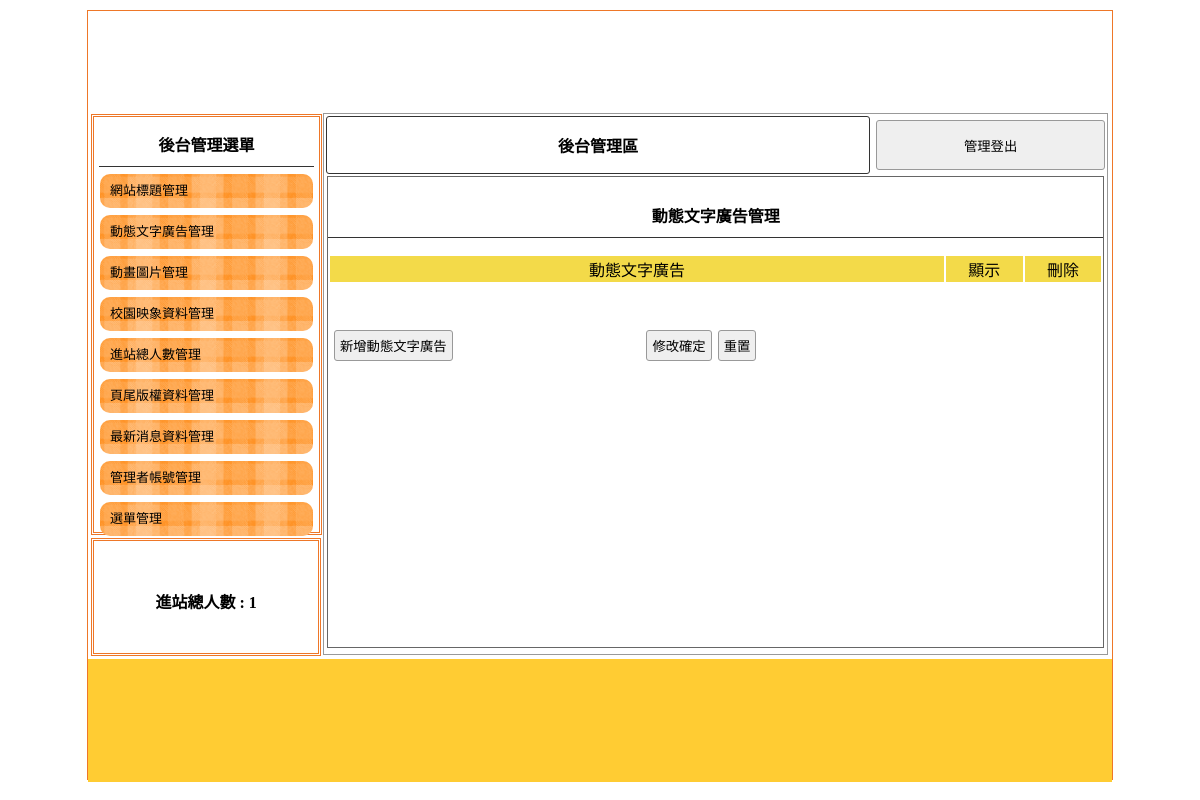
The app's page /backend.php?do=ad, older data.
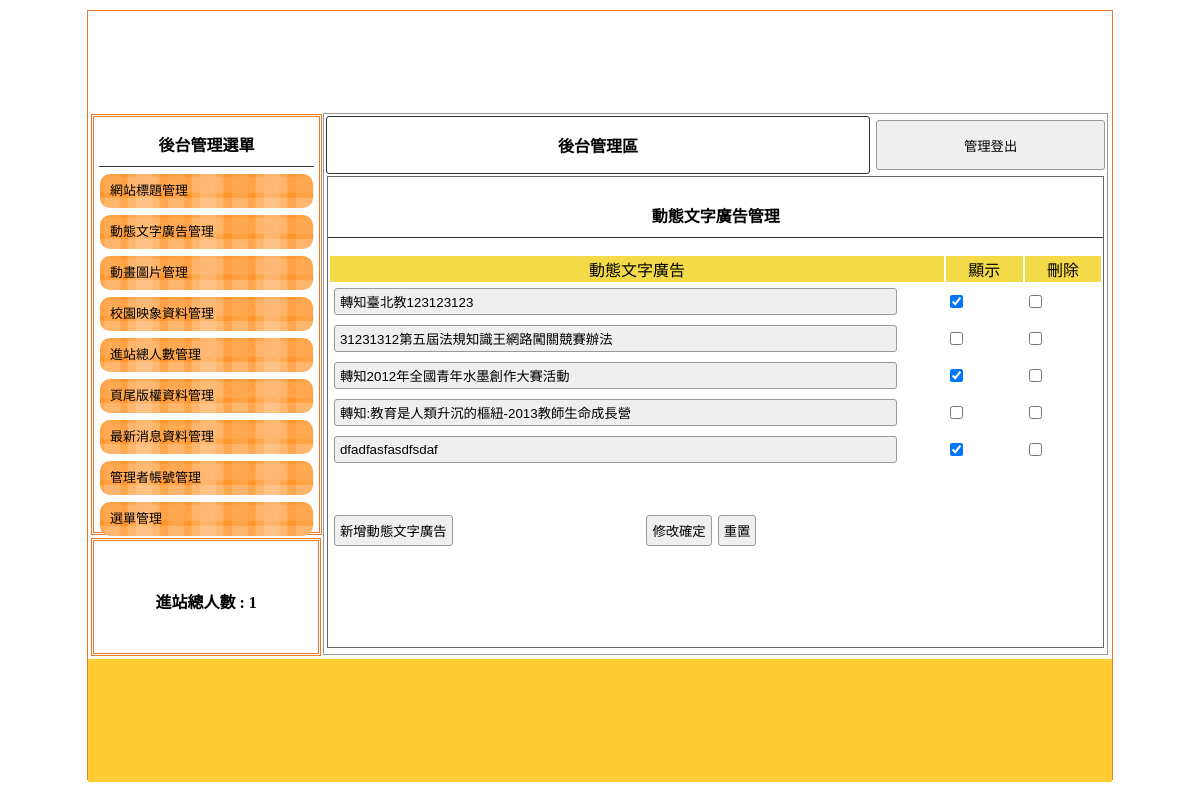
The same page, newer data.
### tables this page shows
CREATE TABLE `ad` (
  `id` int(10) UNSIGNED NOT NULL,
  `text` text DEFAULT NULL,
  `sh` int(1) UNSIGNED DEFAULT NULL
);

### api/db.php (called while the page is built, shortened)
<?php
class DB{
private $dsn="mysql:host=localhost;dbname=db09;charset=utf8";
private $pdo;
private $table;
function __construct($table){
    $this->table=$table;
    $this->pdo=new PDO($this->dsn,"root",'');
}
function all(...$arg){
    $sql="select * from $this->table ";
    return $this->pdo->query($sql)->fetchAll(PDO::FETCH_ASSOC);
}
}
?>

### backend/ad.php (the view, shortened to what this page needs)
<div style="width:99%; height:87%; margin:auto; overflow:auto; border:#666 1px solid;">
    <p class="t cent botli">動態文字廣告管理</p>
    <form method="post"  action="./api/edit.php">
        <table width="100%">
            <tbody>
                <tr class="yel">
                    <td width="80%">動態文字廣告</td>
                    <td width="10%">顯示</td>
                    <td width="10%">刪除</td>
                </tr>
                <?php
                 $rows=${ucfirst($do)}->all();
                 foreach($rows as $row):
                ?>
                <tr>
                    <td>
                        <input type="text" name="text[]" value="<?=$row['text'];?>" style="width:90%">
                    </td>
                    <td>
                        <input type="checkbox" name="sh[]" value="<?=$row['id'];?>" <?=($row['sh']==1)?"checked":"";?>>
                    </td>
                    <td>
                        <input type="checkbox" name="del[]" value="<?=$row['id'];?>">
                    </td>
                </tr>
                <?php
                 endforeach;
                ?>
            </tbody>
        </table>
        <table style="margin-top:40px; width:70%;">
            <tbody>
                <tr>
                    <td width="200px"><input type="button"
                            onclick="op('#cover','#cvr','./modal/<?=$do;?>.php?table=<?=$do;?>')"
                            value="新增動態文字廣告"></td>
                    <td class="cent"><input type="submit" value="修改確定"><input
                            type="reset" value="重置"></td>
                </tr>
            </tbody>
        </table>
    </form>
</div>

Row changes from the older to the newer data that the page shows:
added ad: text "轉知臺北教123123123", sh "☑"
added ad: text "31231312第五屆法規知識王網路闖關競賽辦法"
added ad: text "轉知2012年全國青年水墨創作大賽活動", sh "☑"
added ad: text "轉知:教育是人類升沉的樞紐-2013教師生命成長營"
added ad: text "dfadfasfasdfsdaf", sh "☑"
